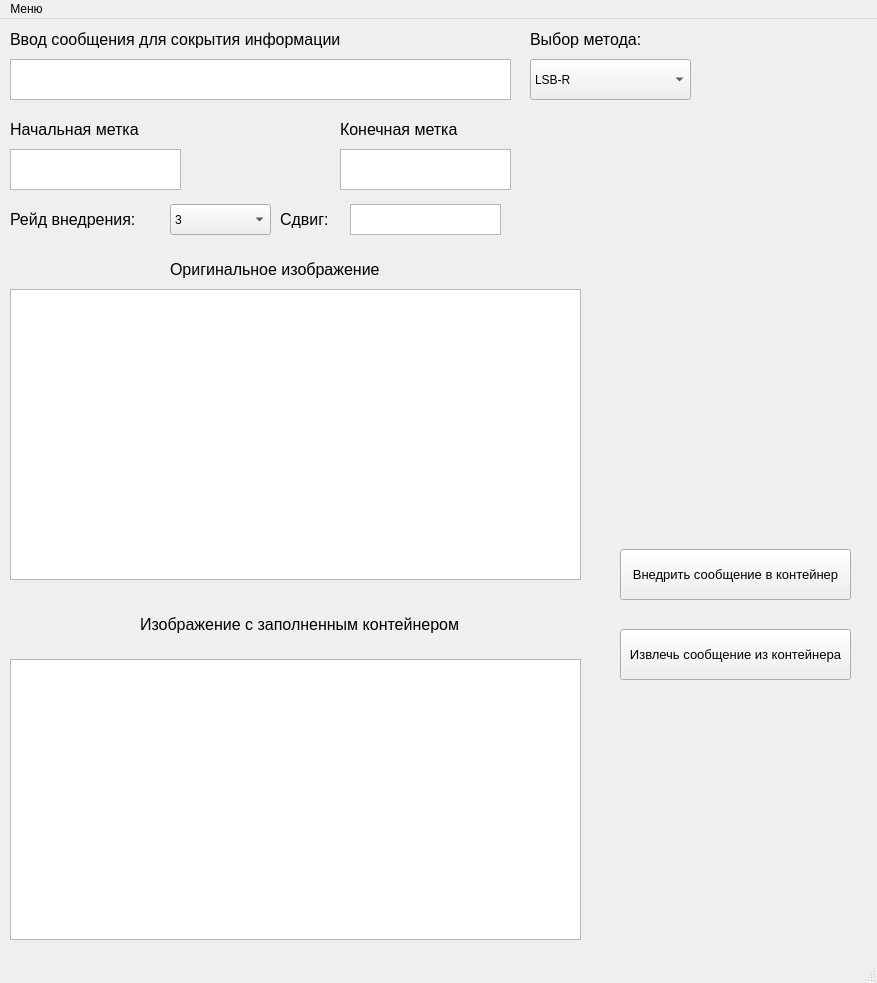
<?xml version="1.0" encoding="UTF-8"?>
<ui version="4.0">
 <class>MainWindow</class>
 <widget class="QMainWindow" name="MainWindow">
  <property name="geometry">
   <rect>
    <x>0</x>
    <y>0</y>
    <width>877</width>
    <height>983</height>
   </rect>
  </property>
  <property name="acceptDrops">
   <bool>true</bool>
  </property>
  <property name="windowTitle">
   <string>Лаб9</string>
  </property>
  <widget class="QWidget" name="centralwidget">
   <widget class="QGraphicsView" name="original_image">
    <property name="geometry">
     <rect>
      <x>10</x>
      <y>270</y>
      <width>571</width>
      <height>291</height>
     </rect>
    </property>
   </widget>
   <widget class="QGraphicsView" name="stego_image">
    <property name="geometry">
     <rect>
      <x>10</x>
      <y>640</y>
      <width>571</width>
      <height>281</height>
     </rect>
    </property>
   </widget>
   <widget class="QTextEdit" name="textEdit_message">
    <property name="geometry">
     <rect>
      <x>10</x>
      <y>40</y>
      <width>501</width>
      <height>41</height>
     </rect>
    </property>
   </widget>
   <widget class="QLabel" name="label">
    <property name="geometry">
     <rect>
      <x>10</x>
      <y>10</y>
      <width>331</width>
      <height>21</height>
     </rect>
    </property>
    <property name="font">
     <font>
      <pointsize>12</pointsize>
     </font>
    </property>
    <property name="text">
     <string>Ввод сообщения для сокрытия информации</string>
    </property>
   </widget>
   <widget class="QComboBox" name="stego_metod">
    <property name="geometry">
     <rect>
      <x>530</x>
      <y>40</y>
      <width>161</width>
      <height>41</height>
     </rect>
    </property>
    <property name="currentIndex">
     <number>0</number>
    </property>
    <item>
     <property name="text">
      <string>LSB-R</string>
     </property>
    </item>
    <item>
     <property name="text">
      <string>LSB-M</string>
     </property>
    </item>
    <item>
     <property name="text">
      <string>Код Хемминга</string>
     </property>
    </item>
   </widget>
   <widget class="QLabel" name="label_3">
    <property name="geometry">
     <rect>
      <x>530</x>
      <y>10</y>
      <width>151</width>
      <height>21</height>
     </rect>
    </property>
    <property name="font">
     <font>
      <pointsize>12</pointsize>
     </font>
    </property>
    <property name="text">
     <string>Выбор метода:</string>
    </property>
   </widget>
   <widget class="QPushButton" name="button_hide_message">
    <property name="geometry">
     <rect>
      <x>620</x>
      <y>530</y>
      <width>231</width>
      <height>51</height>
     </rect>
    </property>
    <property name="font">
     <font>
      <pointsize>10</pointsize>
     </font>
    </property>
    <property name="text">
     <string>Внедрить сообщение в контейнер</string>
    </property>
   </widget>
   <widget class="QPushButton" name="button_extract_message">
    <property name="geometry">
     <rect>
      <x>620</x>
      <y>610</y>
      <width>231</width>
      <height>51</height>
     </rect>
    </property>
    <property name="font">
     <font>
      <pointsize>10</pointsize>
     </font>
    </property>
    <property name="text">
     <string>Извлечь сообщение из контейнера</string>
    </property>
   </widget>
   <widget class="QLabel" name="label_4">
    <property name="geometry">
     <rect>
      <x>10</x>
      <y>100</y>
      <width>161</width>
      <height>21</height>
     </rect>
    </property>
    <property name="font">
     <font>
      <pointsize>12</pointsize>
     </font>
    </property>
    <property name="text">
     <string>Начальная метка</string>
    </property>
   </widget>
   <widget class="QTextEdit" name="textEdit_m_start">
    <property name="geometry">
     <rect>
      <x>10</x>
      <y>130</y>
      <width>171</width>
      <height>41</height>
     </rect>
    </property>
   </widget>
   <widget class="QLabel" name="label_5">
    <property name="geometry">
     <rect>
      <x>340</x>
      <y>100</y>
      <width>151</width>
      <height>21</height>
     </rect>
    </property>
    <property name="font">
     <font>
      <pointsize>12</pointsize>
     </font>
    </property>
    <property name="text">
     <string>Конечная метка</string>
    </property>
   </widget>
   <widget class="QTextEdit" name="textEdit_m_end">
    <property name="geometry">
     <rect>
      <x>340</x>
      <y>130</y>
      <width>171</width>
      <height>41</height>
     </rect>
    </property>
   </widget>
   <widget class="QLabel" name="label_6">
    <property name="geometry">
     <rect>
      <x>10</x>
      <y>190</y>
      <width>161</width>
      <height>21</height>
     </rect>
    </property>
    <property name="font">
     <font>
      <pointsize>12</pointsize>
     </font>
    </property>
    <property name="text">
     <string>Рейд внедрения:</string>
    </property>
   </widget>
   <widget class="QTextEdit" name="textEdit_sdvig">
    <property name="geometry">
     <rect>
      <x>350</x>
      <y>185</y>
      <width>151</width>
      <height>31</height>
     </rect>
    </property>
   </widget>
   <widget class="QComboBox" name="stego_reid">
    <property name="geometry">
     <rect>
      <x>170</x>
      <y>185</y>
      <width>101</width>
      <height>31</height>
     </rect>
    </property>
    <property name="currentIndex">
     <number>0</number>
    </property>
    <item>
     <property name="text">
      <string>3</string>
     </property>
    </item>
    <item>
     <property name="text">
      <string>1.5</string>
     </property>
    </item>
    <item>
     <property name="text">
      <string>1</string>
     </property>
    </item>
    <item>
     <property name="text">
      <string>0.75</string>
     </property>
    </item>
    <item>
     <property name="text">
      <string>0.5</string>
     </property>
    </item>
    <item>
     <property name="text">
      <string>0.25</string>
     </property>
    </item>
    <item>
     <property name="text">
      <string>0.2</string>
     </property>
    </item>
    <item>
     <property name="text">
      <string>0.1</string>
     </property>
    </item>
    <item>
     <property name="text">
      <string>0.05</string>
     </property>
    </item>
   </widget>
   <widget class="QLabel" name="label_7">
    <property name="geometry">
     <rect>
      <x>280</x>
      <y>190</y>
      <width>71</width>
      <height>21</height>
     </rect>
    </property>
    <property name="font">
     <font>
      <pointsize>12</pointsize>
     </font>
    </property>
    <property name="text">
     <string>Сдвиг:</string>
    </property>
   </widget>
   <widget class="QLabel" name="label_8">
    <property name="geometry">
     <rect>
      <x>170</x>
      <y>230</y>
      <width>211</width>
      <height>41</height>
     </rect>
    </property>
    <property name="font">
     <font>
      <pointsize>12</pointsize>
     </font>
    </property>
    <property name="text">
     <string>Оригинальное изображение</string>
    </property>
   </widget>
   <widget class="QLabel" name="label_9">
    <property name="geometry">
     <rect>
      <x>140</x>
      <y>580</y>
      <width>341</width>
      <height>51</height>
     </rect>
    </property>
    <property name="font">
     <font>
      <pointsize>12</pointsize>
     </font>
    </property>
    <property name="acceptDrops">
     <bool>false</bool>
    </property>
    <property name="text">
     <string>Изображение с заполненным контейнером</string>
    </property>
    <property name="scaledContents">
     <bool>false</bool>
    </property>
    <property name="wordWrap">
     <bool>true</bool>
    </property>
   </widget>
  </widget>
  <widget class="QStatusBar" name="statusbar"/>
  <widget class="QMenuBar" name="menubar">
   <property name="geometry">
    <rect>
     <x>0</x>
     <y>0</y>
     <width>877</width>
     <height>21</height>
    </rect>
   </property>
   <widget class="QMenu" name="menu">
    <property name="title">
     <string>Меню</string>
    </property>
    <addaction name="open_new_container"/>
    <addaction name="open_full_container"/>
    <addaction name="separator"/>
   </widget>
   <addaction name="menu"/>
  </widget>
  <action name="open_new_container">
   <property name="text">
    <string>Скрыть инф.</string>
   </property>
  </action>
  <action name="save_file">
   <property name="text">
    <string>Сохранить</string>
   </property>
  </action>
  <action name="exit">
   <property name="text">
    <string>Выйти</string>
   </property>
  </action>
  <action name="autor">
   <property name="text">
    <string>Автор</string>
   </property>
  </action>
  <action name="open_full_container">
   <property name="text">
    <string>Извлечь инф.</string>
   </property>
  </action>
 </widget>
 <resources/>
 <connections/>
</ui>
